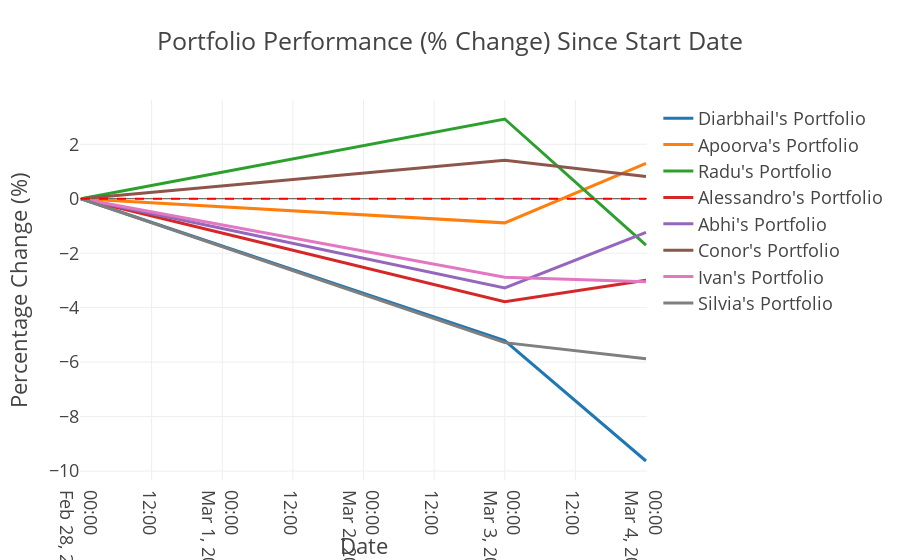

This figure's notebook cell:
### Code cell
# Calculate percentage change from start date
pct_change = portfolio_values.copy()
for col in pct_change.columns:
    pct_change[col] = (pct_change[col] / pct_change[col].iloc[0] - 1) * 100

# Plot the percentage change
fig = go.Figure()

# Plot individual portfolios
for name in pct_change.columns:
    fig.add_trace(go.Scatter(
        x=pct_change.index,
        y=pct_change[name],
        name=f"{name}'s Portfolio",
        mode='lines'
    ))

# Add a horizontal line at 0%
fig.add_shape(
    type="line",
    x0=pct_change.index[0],
    y0=0,
    x1=pct_change.index[-1],
    y1=0,
    line=dict(color="red", width=2, dash="dash")
)

# Update layout
fig.update_layout(
    title='Portfolio Performance (% Change) Since Start Date',
    xaxis_title='Date',
    yaxis_title='Percentage Change (%)',
    template='presentation',
    hovermode='x unified'
)

# Show the figure
fig.show()

### Figure 1 — Plotly figure (JSON) as saved in the notebook; plotly's stock layout.template omitted (floating-point values rounded to 4 significant figures)
{"data": [{"mode": "lines", "name": "Diarbhail's Portfolio", "type": "scatter", "x": ["2025-02-28T00:00:00.000000000", "2025-03-03T00:00:00.000000000", "2025-03-04T00:00:00.000000000"], "y": [0.0, -5.209, -9.63]}, {"mode": "lines", "name": "Apoorva's Portfolio", "type": "scatter", "x": ["2025-02-28T00:00:00.000000000", "2025-03-03T00:00:00.000000000", "2025-03-04T00:00:00.000000000"], "y": [0.0, -0.8868, 1.294]}, {"mode": "lines", "name": "Radu's Portfolio", "type": "scatter", "x": ["2025-02-28T00:00:00.000000000", "2025-03-03T00:00:00.000000000", "2025-03-04T00:00:00.000000000"], "y": [0.0, 2.927, -1.701]}, {"mode": "lines", "name": "Alessandro's Portfolio", "type": "scatter", "x": ["2025-02-28T00:00:00.000000000", "2025-03-03T00:00:00.000000000", "2025-03-04T00:00:00.000000000"], "y": [0.0, -3.781, -2.993]}, {"mode": "lines", "name": "Abhi's Portfolio", "type": "scatter", "x": ["2025-02-28T00:00:00.000000000", "2025-03-03T00:00:00.000000000", "2025-03-04T00:00:00.000000000"], "y": [0.0, -3.273, -1.237]}, {"mode": "lines", "name": "Conor's Portfolio", "type": "scatter", "x": ["2025-02-28T00:00:00.000000000", "2025-03-03T00:00:00.000000000", "2025-03-04T00:00:00.000000000"], "y": [0.0, 1.412, 0.8119]}, {"mode": "lines", "name": "Ivan's Portfolio", "type": "scatter", "x": ["2025-02-28T00:00:00.000000000", "2025-03-03T00:00:00.000000000", "2025-03-04T00:00:00.000000000"], "y": [0.0, -2.879, -3.048]}, {"mode": "lines", "name": "Silvia's Portfolio", "type": "scatter", "x": ["2025-02-28T00:00:00.000000000", "2025-03-03T00:00:00.000000000", "2025-03-04T00:00:00.000000000"], "y": [0.0, -5.284, -5.874]}], "layout": {"hovermode": "x unified", "shapes": [{"line": {"color": "red", "dash": "dash", "width": 2}, "type": "line", "x0": "2025-02-28T00:00:00", "x1": "2025-03-04T00:00:00", "y0": 0, "y1": 0}], "title": {"text": "Portfolio Performance (% Change) Since Start Date"}, "xaxis": {"title": {"text": "Date"}}, "yaxis": {"title": {"text": "Percentage Change (%)"}}}}
